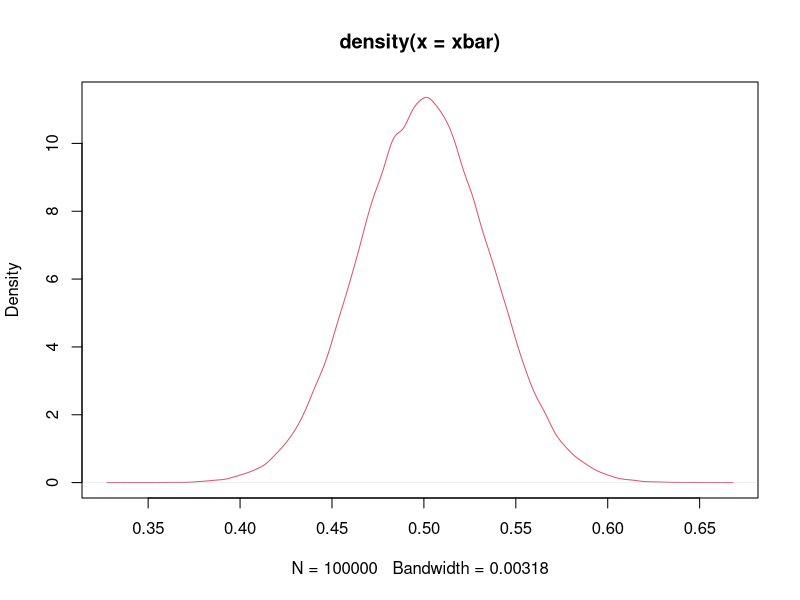

Write R code to recreate this figure.
## ---- chunk 1
knitr::opts_chunk$set(echo = TRUE)
## ---- chunk 2
n=100
xbar = replicate(100000, mean(rbeta(n, 0.5, 0.5)))
plot(density(xbar), col=2)
